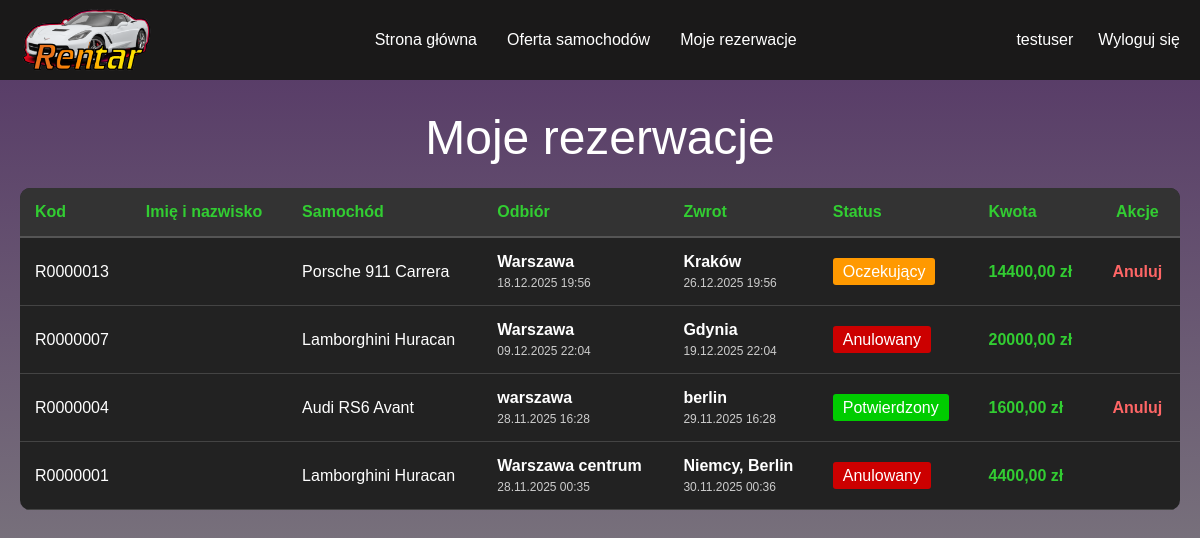
Before: /moje-rezerwacje/ (signed in) with the older database file.
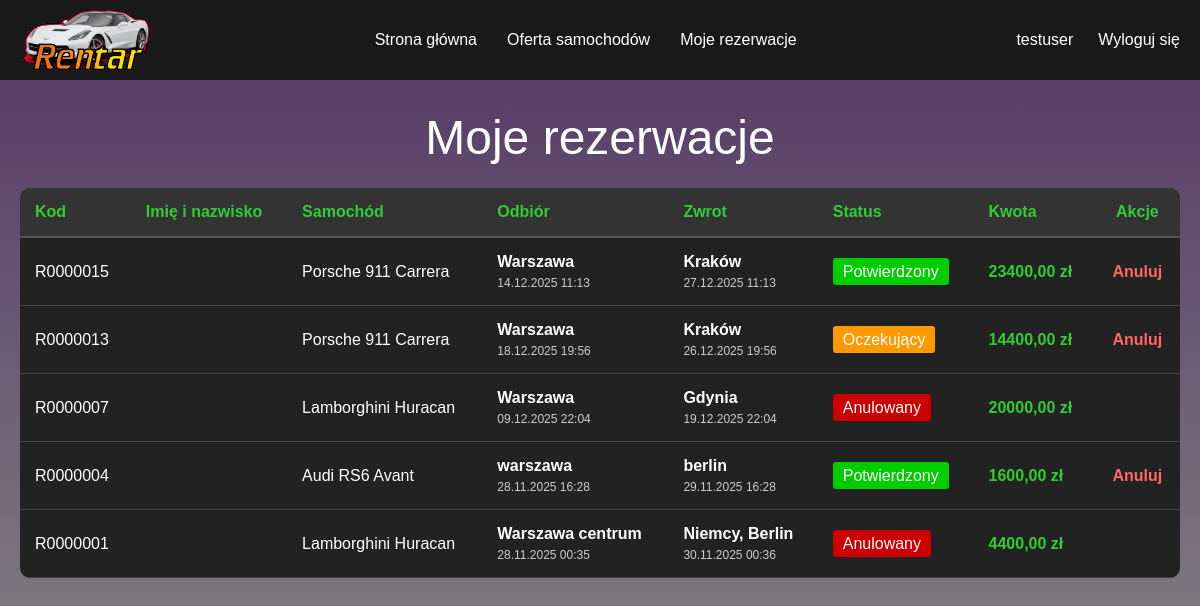
After: the same page with the newer database file.
### rentar_app/models.py (models this page shows, shortened)
class Rezerwacja(models.Model):
    STATUS_CHOICES = [
        ('oczekujacy', 'Oczekujący'),
        ('potwierdzony', 'Potwierdzony'),
        ('zakonczony', 'Zakończony'),
        ('anulowany', 'Anulowany'),
    ]
    klient = models.ForeignKey(User, on_delete=models.CASCADE, related_name='rezerwacje_klient')
    imie_klienta = models.CharField(max_length=100, blank=True)
    nazwisko_klienta = models.CharField(max_length=100, blank=True)
    samochod = models.ForeignKey(Samochod, on_delete=models.CASCADE, related_name='rezerwacje')
    data_odbioru = models.DateTimeField()
    data_zwrotu = models.DateTimeField()
    miejsce_odbioru = models.CharField(max_length=200)
    miejsce_zwrotu = models.CharField(max_length=200)
    status = models.CharField(max_length=20, choices=STATUS_CHOICES, default='oczekujacy')
    pracownik_potwierdzajacy = models.ForeignKey(User, on_delete=models.SET_NULL, null=True, blank=True, related_name='rezerwacje_potwierdzone')
    data_utworzenia = models.DateTimeField(auto_now_add=True)
    data_modyfikacji = models.DateTimeField(auto_now=True)
    kod_rezerwacji = models.CharField(max_length=50, unique=True, editable=False)
    kwota_razem = models.DecimalField(max_digits=8, decimal_places=2, default=0)

class Samochod(models.Model):
    STATUS_CHOICES = [
        ('dostepny', 'Dostępny'),
        ('niedostepny', 'Niedostępny'),
    ]
    SKRZYNIA_CHOICES = [
        ('manualna', 'Manualna'),
        ('automatyczna', 'Automatyczna'),
    ]
    NAPED_CHOICES = [
        ('rwd', 'RWD'),
        ('awd', 'AWD'),
        ('fwd', 'FWD'),
    ]
    nazwa = models.CharField(max_length=100)
    rocznik = models.IntegerField()
    pojemnosc_silnika = models.CharField(max_length=50)
    moc = models.IntegerField()
    przyspieszenie = models.CharField(max_length=50)
    predkosc_maksymalna = models.IntegerField()
    skrzynia_biegow = models.CharField(max_length=20, choices=SKRZYNIA_CHOICES)
    liczba_miejsc = models.IntegerField()
    naped = models.CharField(max_length=10, choices=NAPED_CHOICES)
    cena_za_dobe = models.DecimalField(max_digits=8, decimal_places=2)
    status = models.CharField(max_length=20, choices=STATUS_CHOICES, default='dostepny')
    kod_samochodu = models.CharField(max_length=50, unique=True, editable=False)
    zdjecie = models.ImageField(upload_to='samochody/', null=True, blank=True)
    data_utworzenia = models.DateTimeField(auto_now_add=True)

### rentar_app/views.py (the view)
# urls.py: path('moje-rezerwacje/', views.moje_rezerwacje, name='moje_rezerwacje'),
@login_required(login_url='login')
def moje_rezerwacje(request):
    try:
        uzytkownik=Uzytkownik.objects.get(user=request.user)
        if uzytkownik.rola!='klient':
            messages.error(request,'Dostęp tylko dla klientów.')
            return redirect('index')
    except Uzytkownik.DoesNotExist:
        messages.error(request,'Błąd: profil użytkownika nie istnieje.')
        return redirect('index')
    rezerwacje=Rezerwacja.objects.filter(klient=request.user).order_by('-data_utworzenia')
    context={'rezerwacje':rezerwacje}
    return render(request,'moje_rezerwacje.html',context)

### rentar_app/templates/moje_rezerwacje.html (shortened to what the changed rows need)
{% extends 'base.html' %}
{% block content %}
<div style="max-width: 1200px;margin: 30px auto;padding: 0 20px;">
    <h1 class="tytul">Moje rezerwacje</h1>
    {% if rezerwacje %}
        <div style="overflow-x: auto;">
            <table style="width: 100%;background-color: #222222;border-collapse: collapse;">
                <thead>
                    <tr style="background-color: #333;">
                        <th style="color: limegreen;padding: 15px;text-align: left;border-bottom: 2px solid #555;">Kod</th>
                        <th style="color: limegreen;padding: 15px;text-align: left;border-bottom: 2px solid #555;">Imię i nazwisko</th>
                        <th style="color: limegreen;padding: 15px;text-align: left;border-bottom: 2px solid #555;">Samochód</th>
                        <th style="color: limegreen;padding: 15px;text-align: left;border-bottom: 2px solid #555;">Odbiór</th>
                        <th style="color: limegreen;padding: 15px;text-align: left;border-bottom: 2px solid #555;">Zwrot</th>
                        <th style="color: limegreen;padding: 15px;text-align: left;border-bottom: 2px solid #555;">Status</th>
                        <th style="color: limegreen;padding: 15px;text-align: left;border-bottom: 2px solid #555;">Kwota</th>
                        <th style="color: limegreen;padding: 15px;text-align: center;border-bottom: 2px solid #555;">Akcje</th>
                    </tr>
                </thead>
                <tbody>
                    {% for rezerwacja in rezerwacje %}
                    <tr style="border-bottom: 1px solid #444;">
                        <td style="color: white;padding: 15px;">{{ rezerwacja.kod_rezerwacji }}</td>
                        <td style="color: white;padding: 15px;">{{ rezerwacja.imie_klienta }} {{ rezerwacja.nazwisko_klienta }}</td>
                        <td style="color: white;padding: 15px;">{{ rezerwacja.samochod.nazwa }}</td>
                        <td style="color: white;padding: 15px;">
                            <div style="font-weight: bold;margin-bottom: 5px;">{{ rezerwacja.miejsce_odbioru }}</div>
                            <div style="color: #ccc;font-size: 12px;">{{ rezerwacja.data_odbioru|date:"d.m.Y H:i" }}</div>
                        </td>
                        <td style="color: white;padding: 15px;">
                            <div style="font-weight: bold;margin-bottom: 5px;">{{ rezerwacja.miejsce_zwrotu }}</div>
                            <div style="color: #ccc;font-size: 12px;">{{ rezerwacja.data_zwrotu|date:"d.m.Y H:i" }}</div>
                        </td>
                        <td style="color: white;padding: 15px;">
                            {% if rezerwacja.status == 'oczekujacy' %}
                                <span style="background-color: #ff9900;padding: 5px 10px;border-radius: 3px;">Oczekujący</span>
                            {% elif rezerwacja.status == 'potwierdzony' %}
                                <span style="background-color: #00cc00;padding: 5px 10px;border-radius: 3px;">Potwierdzony</span>
                            {% elif rezerwacja.status == 'zakonczony' %}
                                <span style="background-color: #0099ff;padding: 5px 10px;border-radius: 3px;">Zakończony</span>
                            {% elif rezerwacja.status == 'anulowany' %}
                                <span style="background-color: #cc0000;padding: 5px 10px;border-radius: 3px;">Anulowany</span>
                            {% endif %}
                        </td>
                        <td style="color: limegreen;padding: 15px;font-weight: bold;">{{ rezerwacja.kwota_razem }} zł</td>
                        <td style="color: white;padding: 15px;text-align: center;">
                            {% if rezerwacja.status in 'oczekujacy,potwierdzony' %}
                                <a href="{% url 'anuluj_rezerwacje' rezerwacja.id %}" style="color: #ff6666;text-decoration: none;font-weight: bold;" onclick="return confirm('Anulować tę rezerwację?');">Anuluj</a>
                            {% endif %}
                        </td>
                    </tr>
                    {% endfor %}
                </tbody>
            </table>
        </div>
    {% else %}
        <div style="text-align: center;padding: 40px;background-color: #222222;border-radius: 10px;">
            <p style="color: white;font-size: 18px;">Brak rezerwacji do wyświetlenia.</p>
        </div>
    {% endif %}
</div>
{% endblock %}

Changed rows visible on the page:
added Rezerwacja: kod_rezerwacji "R0000015", samochod.nazwa "Porsche 911 Carrera", miejsce_odbioru "Warszawa", data_odbioru "14.12.2025 11:13", miejsce_zwrotu "Kraków", data_zwrotu "27.12.2025 11:13", status "Potwierdzony", kwota_razem "23400,00"
